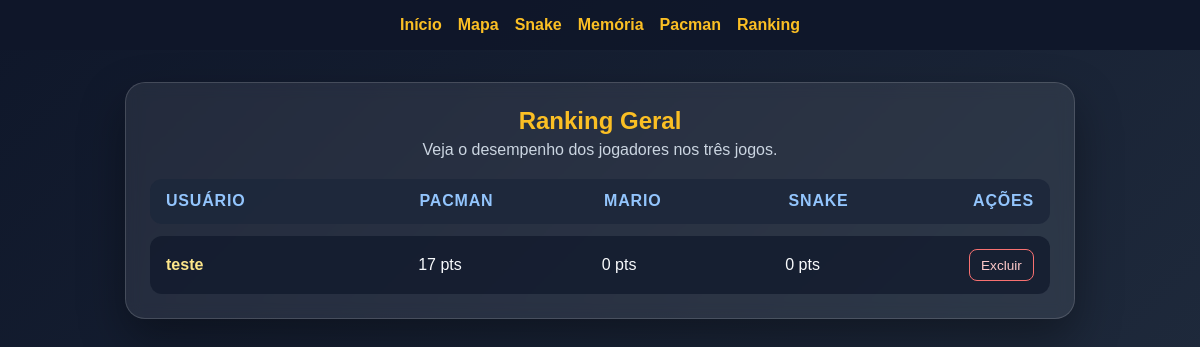
Before: /ranking with the older database file.
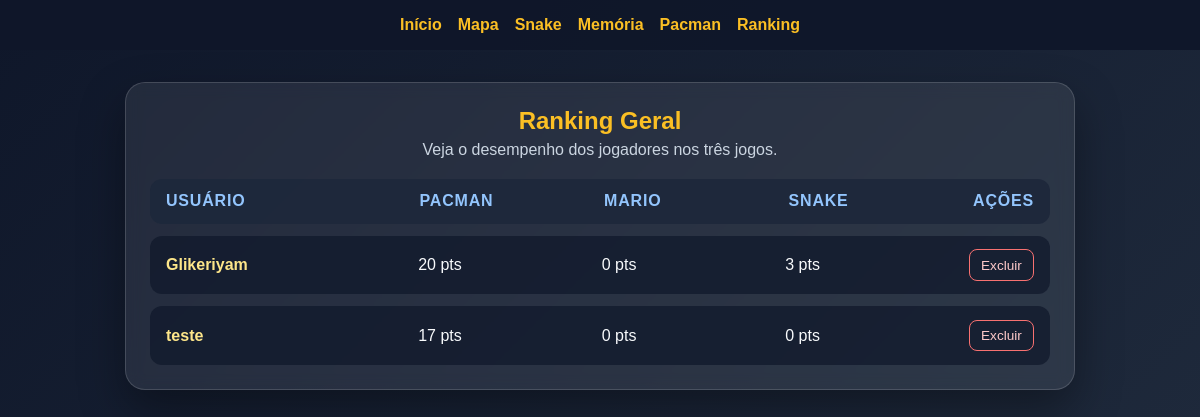
After: the same page with the newer database file.
### app/models.py (models this page shows, shortened)
class Jogador(db.Model):
    id = db.Column(db.Integer, primary_key=True)
    nickname = db.Column(
        db.String(30),
        unique=True,
        nullable=False
    )
    pontos_pacman = db.Column(
        db.Integer,
        default=0,
        nullable=False
    )
    pontos_mario = db.Column(
        db.Integer,
        default=0,
        nullable=False
    )
    pontos_snake = db.Column(
        db.Integer,
        default=0,
        nullable=False
    )
    @property
    def pacman(self):
        return self.pontos_pacman
    @property
    def mario(self):
        return self.pontos_mario
    @property
    def snake(self):
        return self.pontos_snake

### app/routes.py (the view)
def ranking():
    jogadores = Jogador.query.order_by(
        (Jogador.pontos_pacman + Jogador.pontos_mario + Jogador.pontos_snake).desc()
    ).all()
    return render_template("ranking.html", ranking_data=jogadores)

### app/templates/ranking.html (shortened to what this page needs)
<!DOCTYPE html>
<html lang="pt-br">
<head>
    <link rel="stylesheet" href="{{ url_for('static', filename='css/ranking.css') }}">
</head>
<body>
    <nav class="top-nav">
        <a href="{{ url_for('inicio') }}">Início</a>
        <a href="{{ url_for('mapa') }}">Mapa</a>
        <a href="{{ url_for('snake') }}">Snake</a>
        <a href="{{ url_for('jogo_memoria') }}">Memória</a>
        <a href="{{ url_for('pacman') }}">Pacman</a>
        <a href="{{ url_for('ranking') }}">Ranking</a>
    </nav>
    <main class="ranking-page">
        <section class="ranking-card">
            <div class="ranking-header">
                <h1>Ranking Geral</h1>
                <p>Veja o desempenho dos jogadores nos três jogos.</p>
            </div>
            <div class="ranking-table">
                <div class="table-row table-head">
                    <span>Usuário</span>
                    <span>Pacman</span>
                    <span>Mario</span>
                    <span>Snake</span>
                    <span>Ações</span>
                </div>
                {% for player in ranking_data %}
                <div class="table-row player-row" data-player-id="{{ player.id }}">
                    <span class="nickname">{{ player.nickname }}</span>
                    <span>{{ player.pacman }} pts</span>
                    <span>{{ player.mario }} pts</span>
                    <span>{{ player.snake }} pts</span>
                    <button class="delete-player" type="button" title="Excluir jogador" aria-label="Excluir {{ player.nickname }}">Excluir</button>
                </div>
                {% endfor %}
            </div>
        </section>
    </main>
</body>
</html>

### app/static/css/ranking.css (style rules this page uses)
body { margin: 0; font-family: Arial, sans-serif; background: linear-gradient(135deg, #0f172a, #1e293b); color: #f8fafc; }
.top-nav { display: flex; justify-content: center; gap: 1rem; padding: 1rem; background: rgba(15, 23, 42, 0.95); flex-wrap: wrap; }
.top-nav a { color: #fbbf24; text-decoration: none; font-weight: bold; }
.ranking-page { display: flex; justify-content: center; padding: 2rem 1rem 3rem; }
.ranking-card { width: min(900px, 100%); background: rgba(255, 255, 255, 0.08); border: 1px solid rgba(255,255,255,0.15); border-radius: 20px; padding: 1.5rem; box-shadow: 0 20px 45px rgba(0,0,0,0.35); backdrop-filter: blur(8px); }
.ranking-header { text-align: center; margin-bottom: 1.25rem; }
.ranking-header h1 { margin: 0 0 0.35rem; color: #fbbf24; }
.ranking-header p { margin: 0; color: #cbd5e1; }
.ranking-table { display: grid; gap: 0.75rem; }
.table-row { display: grid; grid-template-columns: 1.4fr 1fr 1fr 1fr auto; gap: 0.75rem; padding: 0.85rem 1rem; border-radius: 12px; background: rgba(15, 23, 42, 0.7); align-items: center; }
.table-head { font-weight: bold; text-transform: uppercase; letter-spacing: 0.05em; color: #93c5fd; background: rgba(30, 41, 59, 0.95); }
.nickname { font-weight: bold; color: #fde68a; }
.delete-player { border: 1px solid #f87171; border-radius: 8px; padding: 0.45rem 0.7rem; background: transparent; color: #fecaca; font: inherit; font-size: 0.85rem; cursor: pointer; }

Changed rows visible on the page:
added Jogador: nickname "Glikeriyam", pacman "20", mario "0", snake "3"
